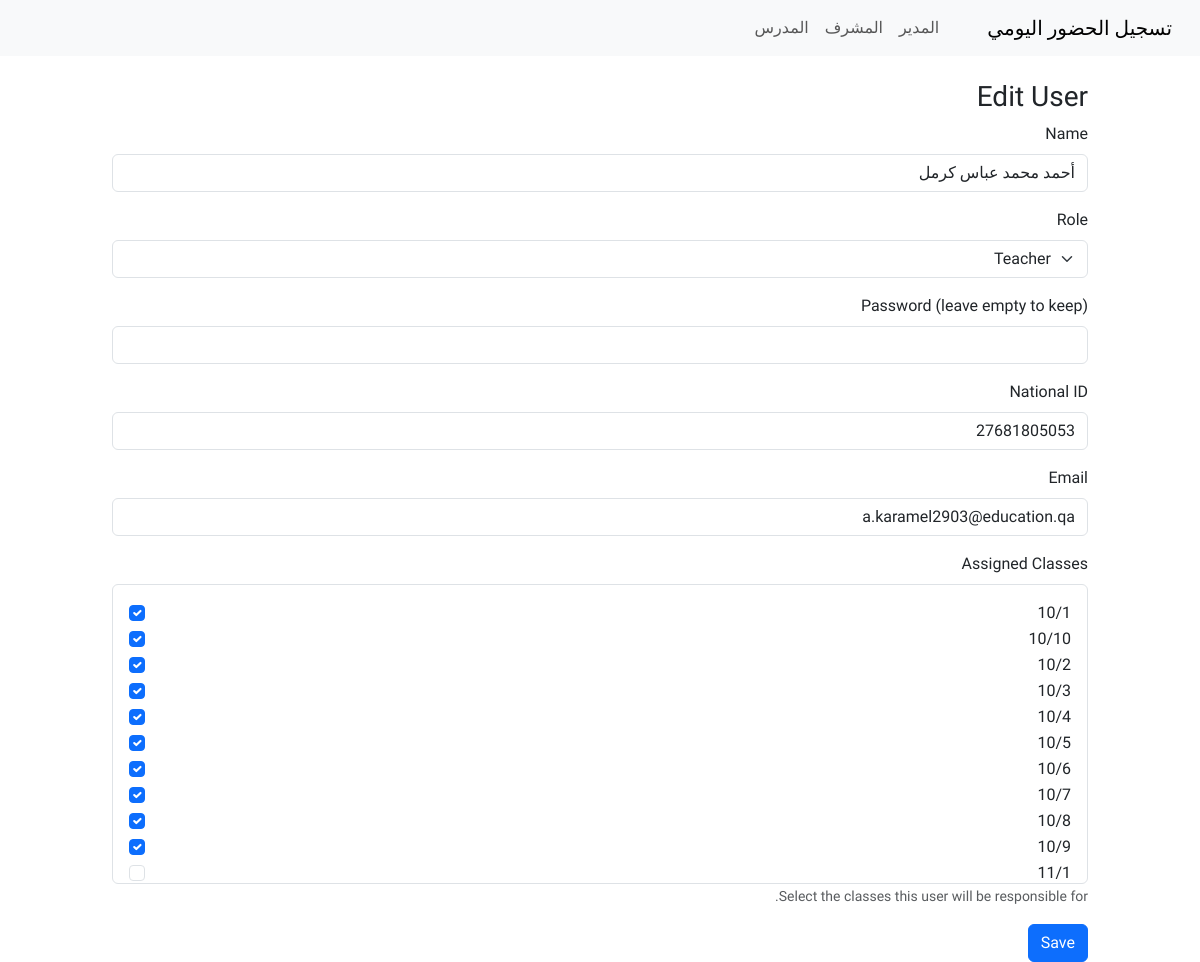
The page /admin/users/12/edit (signed in) on the database its author committed.
### tables this page shows
CREATE TABLE "user" (
	"id"	INTEGER NOT NULL,
	"name"	VARCHAR(150) NOT NULL,
	"role"	VARCHAR(50) NOT NULL,
	"password_hash"	VARCHAR(200),
	"national_id"	VARCHAR(50),
	"classes"	VARCHAR(200),
	"email"	VARCHAR(50),
	"emp_id"	VARCHAR(50),
	PRIMARY KEY("id")
);

CREATE TABLE school_class (
	id INTEGER NOT NULL, 
	name VARCHAR(120) NOT NULL, 
	PRIMARY KEY (id)
);

### app.py (the view, shortened to what this page needs)
@app.route('/admin/users/<int:user_id>/edit', methods=['GET', 'POST'])
@login_required
def admin_users_edit(user_id):
    if not admin_required():
        return redirect(url_for('index'))
    conn = get_db()
    row = conn.execute("SELECT * FROM user WHERE id = ?", (user_id,)).fetchone()
    if not row:
        flash('User not found', 'danger')
        return redirect(url_for('admin_users'))
    user = RowObject(row)
    classes_rows = conn.execute("SELECT * FROM school_class ORDER BY name").fetchall()
    classes = [RowObject(r) for r in classes_rows]
    return render_template('admin_user_form.html', user=user, classes=classes)

### app.py (called while the page is built)
def get_db():
    db_conn = getattr(g, '_database', None)
    if db_conn is None:
        db_conn = sqlite3.connect(DATABASE, detect_types=sqlite3.PARSE_DECLTYPES)
        db_conn.row_factory = sqlite3.Row
        g._database = db_conn
    return db_conn

@login_manager.user_loader
def load_user(user_id):
    conn = get_db()
    row = conn.execute("SELECT * FROM user WHERE id = ?", (int(user_id),)).fetchone()
    return SimpleUser(row) if row else None

def admin_required():
    if not current_user.is_authenticated or current_user.role != 'admin':
        flash('Unauthorized', 'danger')
        return False
    return True

    def __getattr__(self, name):
        try:
            return self._r[name]
        except Exception:
            raise AttributeError(name)

### templates/admin_user_form.html (shortened to what this page needs)
{% extends 'layout.html' %}
{% block content %}
<h3>{{ 'Edit' if user else 'Create' }} User</h3>
<form method="post">
    <div class="mb-3">
        <label class="form-label">Name</label>
        <input class="form-control" name="name" value="{{ user.name if user else '' }}" required>
    </div>
    <div class="mb-3">
        <label class="form-label">Role</label>
        <select name="role" class="form-select">
            <option value="teacher" {% if user and user.role=='teacher' %}selected{% endif %}>Teacher</option>
        </select>
    </div>
    <div class="mb-3">
        <label class="form-label">Password (leave empty to keep)</label>
        <input class="form-control" name="password" type="password">
    </div>
    <div class="mb-3">
        <label class="form-label">National ID</label>
        <input class="form-control" name="national_id" value="{{ user.national_id if user else '' }}">
    </div>
    <div class="mb-3">
        <label class="form-label">Email</label>
        <input class="form-control" name="email" type="email" value="{{ user.email if user else '' }}">
    </div>
    <div class="mb-3" id="class-assignment-section" style="display: none;">
        <label class="form-label">Assigned Classes</label>
        <div class="border p-3 rounded" style="max-height: 300px; overflow-y: auto;">
            {% if classes %}
            {% set assigned_class_ids = user.classes.split(',') if user and user.classes else [] %}
            {% for cls in classes %}
            <div class="form-check">
                <input class="form-check-input" type="checkbox" name="assigned_classes" value="{{ cls.id }}"
                    id="class_{{ cls.id }}" {% if cls.id|string in assigned_class_ids %}checked{% endif %}>
                <label class="form-check-label" for="class_{{ cls.id }}">
                    {{ cls.name }}
                </label>
            </div>
            {% endfor %}
            {% else %}
            <p class="text-muted mb-0">No classes available. Please create classes first.</p>
            {% endif %}
        </div>
        <small class="form-text text-muted">Select the classes this user will be responsible for.</small>
    </div>
    <button class="btn btn-primary" type="submit">Save</button>
</form>
{% endblock %}

### static/css/style.css (style rules this page uses)
body { font-family: 'Tajawal', Tahoma, Geneva, Verdana, sans-serif; }

### rows shown on the page
user: name "أحمد محمد عباس كرمل", role "Teacher", national_id "27681805053", email "a.karamel2903@education.qa"
school_class: name "10/1"
school_class: name "10/10"
school_class: name "10/2"
school_class: name "10/3"
school_class: name "10/4"
school_class: name "10/5"
school_class: name "10/6"
school_class: name "10/7"
school_class: name "10/8"
school_class: name "10/9"
school_class: name "11/1"

### other values the page prints
{{ 'Edit' if user else 'Create' }} "Edit"
